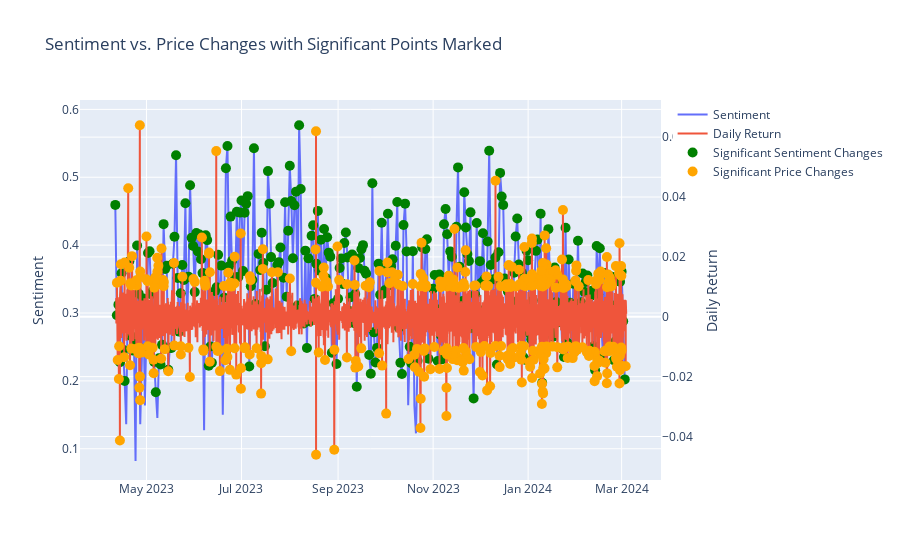

This figure's notebook cell:
### Code cell
# Create an interactive plot with markers for significant days
fig = go.Figure()

# Add the normal traces
fig.add_trace(go.Scatter(x=daily_sentiment['date'], y=daily_sentiment['compound'], mode='lines', name='Sentiment'))
fig.add_trace(go.Scatter(x=eth_df['Date_time'], y=eth_df['daily_return'], mode='lines', name='Daily Return', yaxis='y2'))

# Add markers for significant variations
fig.add_trace(go.Scatter(x=significant_sentiments['date'], y=significant_sentiments['compound'], mode='markers', name='Significant Sentiment Changes', marker=dict(color='green', size=10)))
fig.add_trace(go.Scatter(x=significant_returns['Date_time'], y=significant_returns['daily_return'], mode='markers', name='Significant Price Changes', marker=dict(color='orange', size=10), yaxis='y2'))

# Update the layout
fig.update_layout(
    title='Sentiment vs. Price Changes with Significant Points Marked',
    yaxis=dict(title='Sentiment'),
    yaxis2=dict(title='Daily Return', overlaying='y', side='right')
)

fig.show()

### Figure 1 — Plotly figure (JSON) as saved in the notebook; plotly's stock layout.template omitted (floating-point values rounded to 4 significant figures; data arrays with more than 128 entries replaced by an {"elided": "..."} marker saying what was removed)
{"data": [{"mode": "lines", "name": "Sentiment", "type": "scatter", "x": {"elided": "328 str values"}, "y": {"elided": "328 float values"}}, {"mode": "lines", "name": "Daily Return", "type": "scatter", "x": {"elided": "7853 str values"}, "y": {"elided": "7853 float values"}, "yaxis": "y2"}, {"marker": {"color": "green", "size": 10}, "mode": "markers", "name": "Significant Sentiment Changes", "type": "scatter", "x": {"elided": "318 str values"}, "y": {"elided": "318 float values"}}, {"marker": {"color": "orange", "size": 10}, "mode": "markers", "name": "Significant Price Changes", "type": "scatter", "x": {"elided": "394 str values"}, "y": {"elided": "394 float values"}, "yaxis": "y2"}], "layout": {"autosize": true, "title": {"text": "Sentiment vs. Price Changes with Significant Points Marked"}, "xaxis": {"autorange": true, "range": ["2023-03-19 13:02:43.9424", "2024-03-26 01:57:16.0576"], "type": "date"}, "yaxis": {"autorange": true, "range": [0.05342, 0.6251], "title": {"text": "Sentiment"}, "type": "linear"}, "yaxis2": {"autorange": true, "overlaying": "y", "range": [-0.05732, 0.0752], "side": "right", "title": {"text": "Daily Return"}, "type": "linear"}}}
